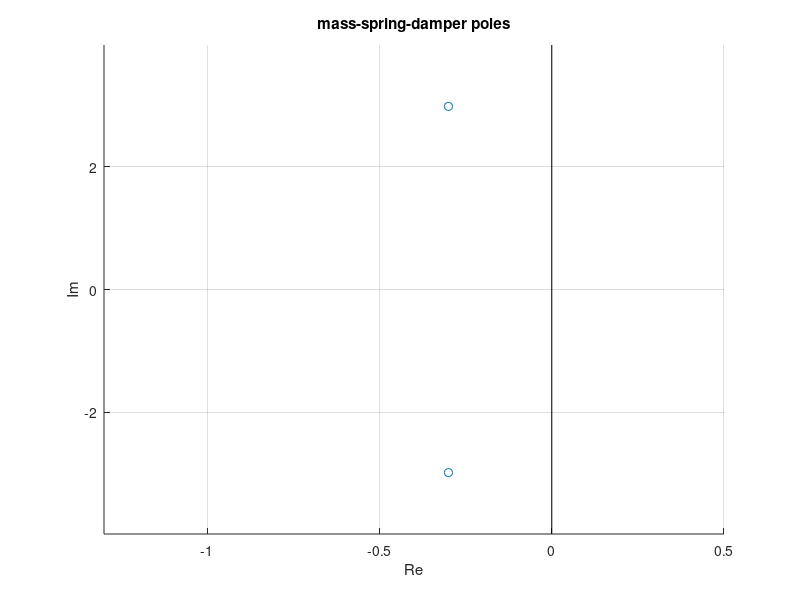

Here is the MATLAB script that generated this plot:
% eig(A) for non-symmetric state matrices — Tier 1.1 (CST roadmap §2.1).
%
% Until model-object constructors land in Tier 2 we don't have
% pole(sys), but the underlying primitive is just `eig` of the state
% matrix A.  This example shows the closed-loop pole computation that
% pole(feedback(...)) will eventually wrap.

% --- 1. Mass-spring-damper plant.
%   xdot = [0 1; -k/m  -c/m] x + [0; 1/m] u
%   m = 1, k = 9 (wn = 3 rad/s), c = 0.6 (zeta = 0.1).
m = 1; k = 9; c = 0.6;
A = [0 1; 0-k/m, 0-c/m];
disp('plant poles (expect lightly-damped pair near +- 3j):');
disp(real(eig(A)));        % approx -0.3
disp(imag(eig(A)));        % approx -+ 2.985

% --- 2. Open-loop poles of an inverted pendulum.
%   linearised around the upright equilibrium.
%   xdot = [0 1; g/L 0] x  (no damping, no input).
%   g = 9.81, L = 1 m.  Eigenvalues = +- sqrt(g/L) ~ +- 3.132.
g = 9.81; L = 1.0;
P = [0 1; g/L 0];
disp('inverted-pendulum poles (expect +- 3.13, both real):');
disp(eig(P));

% --- 3. Discrete-time system stability check.
%   x_{k+1} = A_d x_k.  Stable iff |eig(A_d)| < 1 for all eigenvalues.
%   Build A_d = expm(A * Ts) for the mass-spring-damper at Ts = 0.05 s.
Ts = 0.05;
Ad = expm(A * Ts);
disp('discrete-time poles (expect inside unit circle):');
e = eig(Ad);
disp(real(e));
disp(imag(e));
% Stability margin: max |e_k| should be < 1 for stable plant.
mag2 = real(e) .* real(e) + imag(e) .* imag(e);
disp('|e_k|^2 (must be <= 1):');
disp(mag2);

% ----- plot the plant poles in the complex plane ---------------------
ea = eig(A); re = real(ea); im = imag(ea);
figure; scatter(re, im); hold on;
plot([0 0], [min(im)-1, max(im)+1], 'k-');     % stability boundary (Im axis)
grid on; axis([min(re)-1, 0.5, min(im)-1, max(im)+1]);
xlabel('Re'); ylabel('Im'); title('mass-spring-damper poles');
saveas(gcf, '/tmp/ctrl_poles.png');
